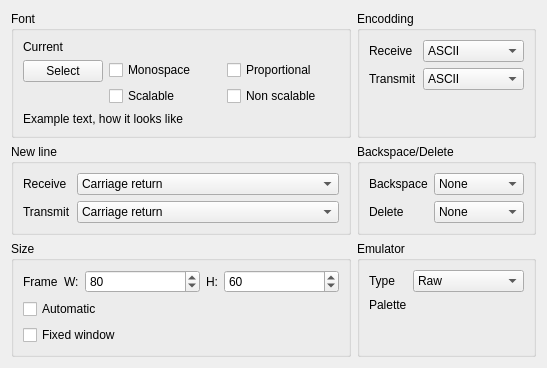
<?xml version="1.0" encoding="UTF-8"?>
<ui version="4.0">
 <class>ConfigTerminalWindowWidget</class>
 <widget class="QWidget" name="ConfigTerminalWindowWidget">
  <property name="geometry">
   <rect>
    <x>0</x>
    <y>0</y>
    <width>547</width>
    <height>356</height>
   </rect>
  </property>
  <property name="windowTitle">
   <string>Dialog</string>
  </property>
  <layout class="QGridLayout" name="gridLayout">
   <item row="2" column="0">
    <widget class="QGroupBox" name="groupBox">
     <property name="title">
      <string>New line</string>
     </property>
     <layout class="QFormLayout" name="formLayout_2">
      <item row="0" column="0">
       <widget class="QLabel" name="label">
        <property name="text">
         <string>Receive</string>
        </property>
       </widget>
      </item>
      <item row="1" column="0">
       <widget class="QLabel" name="label_2">
        <property name="text">
         <string>Transmit</string>
        </property>
       </widget>
      </item>
      <item row="0" column="1">
       <widget class="QComboBox" name="comboBox">
        <item>
         <property name="text">
          <string>Сarriage return</string>
         </property>
        </item>
        <item>
         <property name="text">
          <string>Line Feed</string>
         </property>
        </item>
        <item>
         <property name="text">
          <string>Сarriage return + Line feed</string>
         </property>
        </item>
        <item>
         <property name="text">
          <string>Automatic</string>
         </property>
        </item>
       </widget>
      </item>
      <item row="1" column="1">
       <widget class="QComboBox" name="comboBox_2">
        <item>
         <property name="text">
          <string>Сarriage return</string>
         </property>
        </item>
        <item>
         <property name="text">
          <string>Line feed</string>
         </property>
        </item>
        <item>
         <property name="text">
          <string>Сarriage return + Line feed</string>
         </property>
        </item>
       </widget>
      </item>
     </layout>
    </widget>
   </item>
   <item row="3" column="0">
    <widget class="QGroupBox" name="groupBox_3">
     <property name="title">
      <string>Size</string>
     </property>
     <layout class="QFormLayout" name="formLayout_4">
      <item row="0" column="0">
       <widget class="QLabel" name="lblSizeFrame">
        <property name="text">
         <string>Frame</string>
        </property>
       </widget>
      </item>
      <item row="0" column="1">
       <layout class="QHBoxLayout" name="horizontalLayout_2" stretch="0,1,0,1">
        <item>
         <widget class="QLabel" name="label_7">
          <property name="text">
           <string>W:</string>
          </property>
         </widget>
        </item>
        <item>
         <widget class="QSpinBox" name="spinBox">
          <property name="maximum">
           <number>8192</number>
          </property>
          <property name="value">
           <number>80</number>
          </property>
         </widget>
        </item>
        <item>
         <widget class="QLabel" name="label_6">
          <property name="text">
           <string>H:</string>
          </property>
         </widget>
        </item>
        <item>
         <widget class="QSpinBox" name="spinBox_2">
          <property name="maximum">
           <number>8192</number>
          </property>
          <property name="value">
           <number>60</number>
          </property>
         </widget>
        </item>
       </layout>
      </item>
      <item row="1" column="0" colspan="2">
       <widget class="QCheckBox" name="chbSizeAutomatic">
        <property name="text">
         <string>Automatic</string>
        </property>
       </widget>
      </item>
      <item row="2" column="0" colspan="2">
       <widget class="QCheckBox" name="chbSizeFixedWindow">
        <property name="text">
         <string>Fixed window</string>
        </property>
       </widget>
      </item>
     </layout>
    </widget>
   </item>
   <item row="3" column="1">
    <widget class="QGroupBox" name="groupBox_4">
     <property name="title">
      <string>Emulator</string>
     </property>
     <layout class="QFormLayout" name="formLayout_5">
      <item row="0" column="0">
       <widget class="QLabel" name="label_5">
        <property name="text">
         <string>Type</string>
        </property>
       </widget>
      </item>
      <item row="0" column="1">
       <widget class="QComboBox" name="comboBox_5">
        <item>
         <property name="text">
          <string>Raw</string>
         </property>
        </item>
        <item>
         <property name="text">
          <string>VT1xx</string>
         </property>
        </item>
        <item>
         <property name="text">
          <string>X-Term</string>
         </property>
        </item>
       </widget>
      </item>
      <item row="1" column="0">
       <widget class="QLabel" name="label_8">
        <property name="text">
         <string>Palette</string>
        </property>
       </widget>
      </item>
     </layout>
    </widget>
   </item>
   <item row="1" column="0">
    <widget class="QGroupBox" name="grbFont">
     <property name="title">
      <string>Font</string>
     </property>
     <layout class="QFormLayout" name="formLayout">
      <item row="1" column="0">
       <widget class="QPushButton" name="btnFontSelect">
        <property name="text">
         <string>Select</string>
        </property>
       </widget>
      </item>
      <item row="1" column="1">
       <layout class="QGridLayout" name="gridLayout_2">
        <item row="0" column="1">
         <widget class="QCheckBox" name="chbFontProportional">
          <property name="text">
           <string>Proportional</string>
          </property>
         </widget>
        </item>
        <item row="0" column="0">
         <widget class="QCheckBox" name="chbFontMonospace">
          <property name="text">
           <string>Monospace</string>
          </property>
         </widget>
        </item>
        <item row="1" column="0">
         <widget class="QCheckBox" name="chbFontScalable">
          <property name="text">
           <string>Scalable</string>
          </property>
         </widget>
        </item>
        <item row="1" column="1">
         <widget class="QCheckBox" name="chbFontNonScalable">
          <property name="text">
           <string>Non scalable</string>
          </property>
         </widget>
        </item>
       </layout>
      </item>
      <item row="2" column="0" colspan="2">
       <widget class="QLabel" name="lblFontExample">
        <property name="text">
         <string>Example text, how it looks like</string>
        </property>
       </widget>
      </item>
      <item row="0" column="0" colspan="2">
       <widget class="QLabel" name="lblFontCurrentValue">
        <property name="text">
         <string>Current</string>
        </property>
       </widget>
      </item>
     </layout>
    </widget>
   </item>
   <item row="1" column="1">
    <widget class="QGroupBox" name="groupBox_2">
     <property name="title">
      <string>Encodding</string>
     </property>
     <layout class="QFormLayout" name="formLayout_3">
      <item row="0" column="0">
       <widget class="QLabel" name="label_3">
        <property name="text">
         <string>Receive</string>
        </property>
       </widget>
      </item>
      <item row="0" column="1">
       <widget class="QComboBox" name="comboBox_3">
        <item>
         <property name="text">
          <string>ASCII</string>
         </property>
        </item>
        <item>
         <property name="text">
          <string>UTF-8</string>
         </property>
        </item>
       </widget>
      </item>
      <item row="1" column="0">
       <widget class="QLabel" name="label_4">
        <property name="text">
         <string>Transmit</string>
        </property>
       </widget>
      </item>
      <item row="1" column="1">
       <widget class="QComboBox" name="comboBox_4">
        <item>
         <property name="text">
          <string>ASCII</string>
         </property>
        </item>
        <item>
         <property name="text">
          <string>UTF-8</string>
         </property>
        </item>
       </widget>
      </item>
     </layout>
    </widget>
   </item>
   <item row="2" column="1">
    <widget class="QGroupBox" name="groupBox_5">
     <property name="title">
      <string>Backspace/Delete</string>
     </property>
     <layout class="QFormLayout" name="formLayout_6">
      <item row="0" column="0">
       <widget class="QLabel" name="label_9">
        <property name="text">
         <string>Backspace</string>
        </property>
       </widget>
      </item>
      <item row="0" column="1">
       <widget class="QComboBox" name="comboBox_6">
        <item>
         <property name="text">
          <string>None</string>
         </property>
        </item>
        <item>
         <property name="text">
          <string>CTRL-H</string>
         </property>
        </item>
        <item>
         <property name="text">
          <string>Backspace</string>
         </property>
        </item>
        <item>
         <property name="text">
          <string>Delete</string>
         </property>
        </item>
       </widget>
      </item>
      <item row="1" column="0">
       <widget class="QLabel" name="label_10">
        <property name="text">
         <string>Delete</string>
        </property>
       </widget>
      </item>
      <item row="1" column="1">
       <widget class="QComboBox" name="comboBox_7">
        <item>
         <property name="text">
          <string>None</string>
         </property>
        </item>
        <item>
         <property name="text">
          <string>CTRL-H</string>
         </property>
        </item>
        <item>
         <property name="text">
          <string>Backspace</string>
         </property>
        </item>
        <item>
         <property name="text">
          <string>Delete</string>
         </property>
        </item>
       </widget>
      </item>
     </layout>
    </widget>
   </item>
  </layout>
 </widget>
 <resources/>
 <connections/>
</ui>
